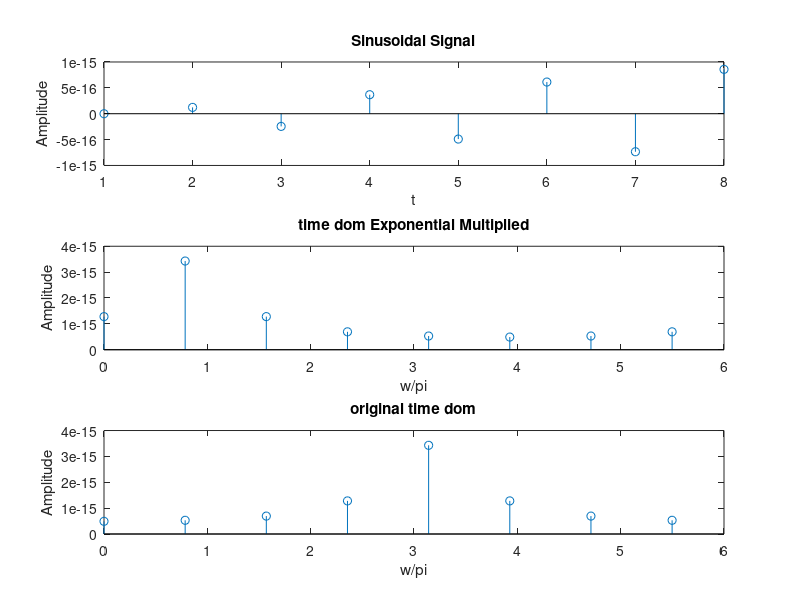

MATLAB code to generate this figure:
close all
clear all
n0=5;
n=0:7;
k=n;
N=length(n)
g=sin(2*pi*0.5*n);
D=exp(j*2*pi*n/N).^(5);
subplot(311)
stem(g)
title('Sinusoidal Signal')
xlabel('t')
ylabel('Amplitude')
expomultd=g.*D;
G=fft(expomultd);
 
newG=fft(g);
subplot (312)
stem(((2*pi*n)/8),abs(G))
title('time dom Exponential Multiplied')
xlabel('w/pi')
ylabel('Amplitude')
subplot (313)
stem(((2*pi*n)/8),abs(newG))
title('original time dom')
xlabel('w/pi')
ylabel('Amplitude')
max(abs(G-newG))